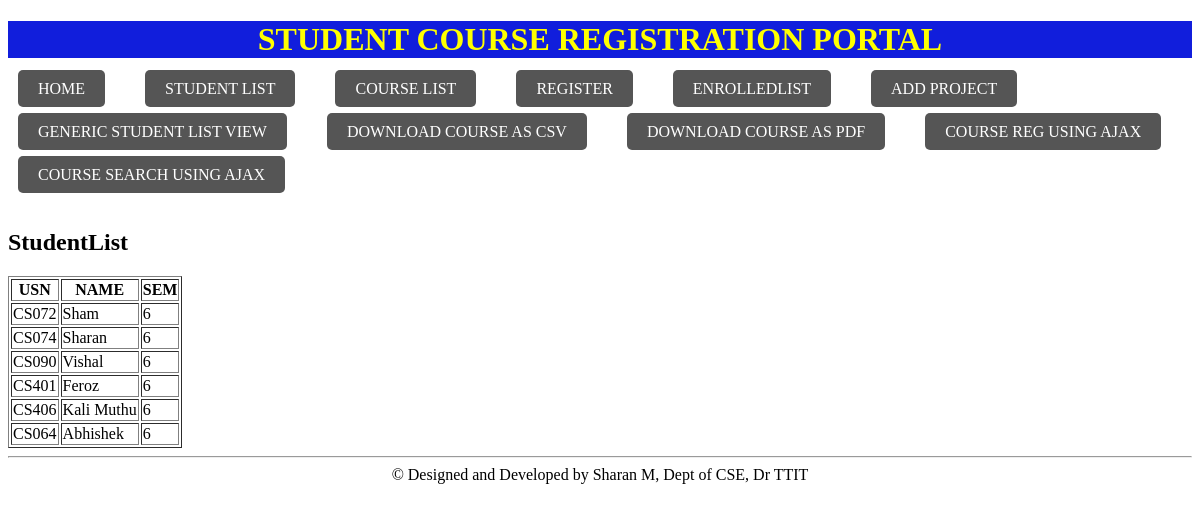
The page /studentlist/ on the database its author committed.
### SregisterApp/models.py (models this page shows, shortened)
class Student(models.Model):
    usn = models.CharField(max_length=10)
    name = models.CharField(max_length=40)
    sem = models.IntegerField()
    courses = models.ManyToManyField(Course, related_name='student_set')

### SregisterApp/views.py (the view)
# urls.py: path('studentlist/', studentlist),
def studentlist(request):
    studentlist = Student.objects.all()
    return render(request, 'studentlist.html', {'student_list': studentlist})

### SregisterApp/templates/studentlist.html (shortened to what this page needs)
{% extends 'basicTemplate.html' %}
{% block content %}
<h1> StudentList</h1>
<table border="1">
    <tr>
        <th> USN </th>
        <th> NAME </th>
        <th> SEM </th>
    </tr>
    {% for s in student_list %}
    <tr>
        <td>{{s.usn}}</td>
        <td>{{s.name}}</td>
        <td>{{s.sem}}</td>
    </tr>
    {% endfor %}
</table>
{% endblock %}

### SregisterApp/templates/basicTemplate.html (shortened to what this page needs)
<!DOCTYPE html>
<head>
</head>
<body>
    <center> <h1 style="background-color:rgb(17, 30, 220); color:yellow">STUDENT COURSE REGISTRATION PORTAL</h1></center>
    <nav>
        <ul>
            <li><a href="/home/">HOME</a></li>
            <li><a href="/studentlist/">STUDENT LIST</a></li>
            <li><a href="/courselist/">COURSE LIST</a></li>
            <li><a href="/register/">REGISTER</a></li>
            <li><a href='/enrolledlist/'>ENROLLEDLIST</a></li>
            <li> <a href="/addproject/">ADD PROJECT</a></li>
            <li><a href="/genericlistviewstudent/">GENERIC STUDENT LIST VIEW</a></li>
            <li> <a href="/download_course_table_as_csv/">DOWNLOAD COURSE AS CSV</a> </li>
            <li> <a href="/download_course_table_as_pdf/">DOWNLOAD COURSE AS PDF</a></li>
            <li> <a href="/courseRegUsingAjax/">COURSE REG USING AJAX</a></li>
            <li> <a href="/course_search_ajax/">COURSE SEARCH USING AJAX</a></li>
                        </ul>
                    </nav>
                    <section>
                        {% block content %}{% endblock %}
                    </section>
                    <footer>
                        <hr/>
                        <center>
                            &copy; Designed and Developed by Sharan M, Dept of CSE, Dr TTIT
                        </center>
                    </footer>
                </body>
</body>
</html>

### SregisterApp/templates/basicTemplate.html (style rules this page uses)
nav a { color:#fff; text-decoration: none; padding:10px 20px; margin:0px 10px; border-radius:5px; background-color:#555; flex-wrap:wrap; }
ul { list-style:none; margin:0; padding:0; display:flex; flex-wrap:wrap; flex-direction:row; }
li { margin-right:20px; margin-bottom: 25px; }

### rows shown on the page
Student: usn "CS072", name "Sham", sem "6"
Student: usn "CS074", name "Sharan", sem "6"
Student: usn "CS090", name "Vishal", sem "6"
Student: usn "CS401", name "Feroz", sem "6"
Student: usn "CS406", name "Kali Muthu", sem "6"
Student: usn "CS064", name "Abhishek", sem "6"
